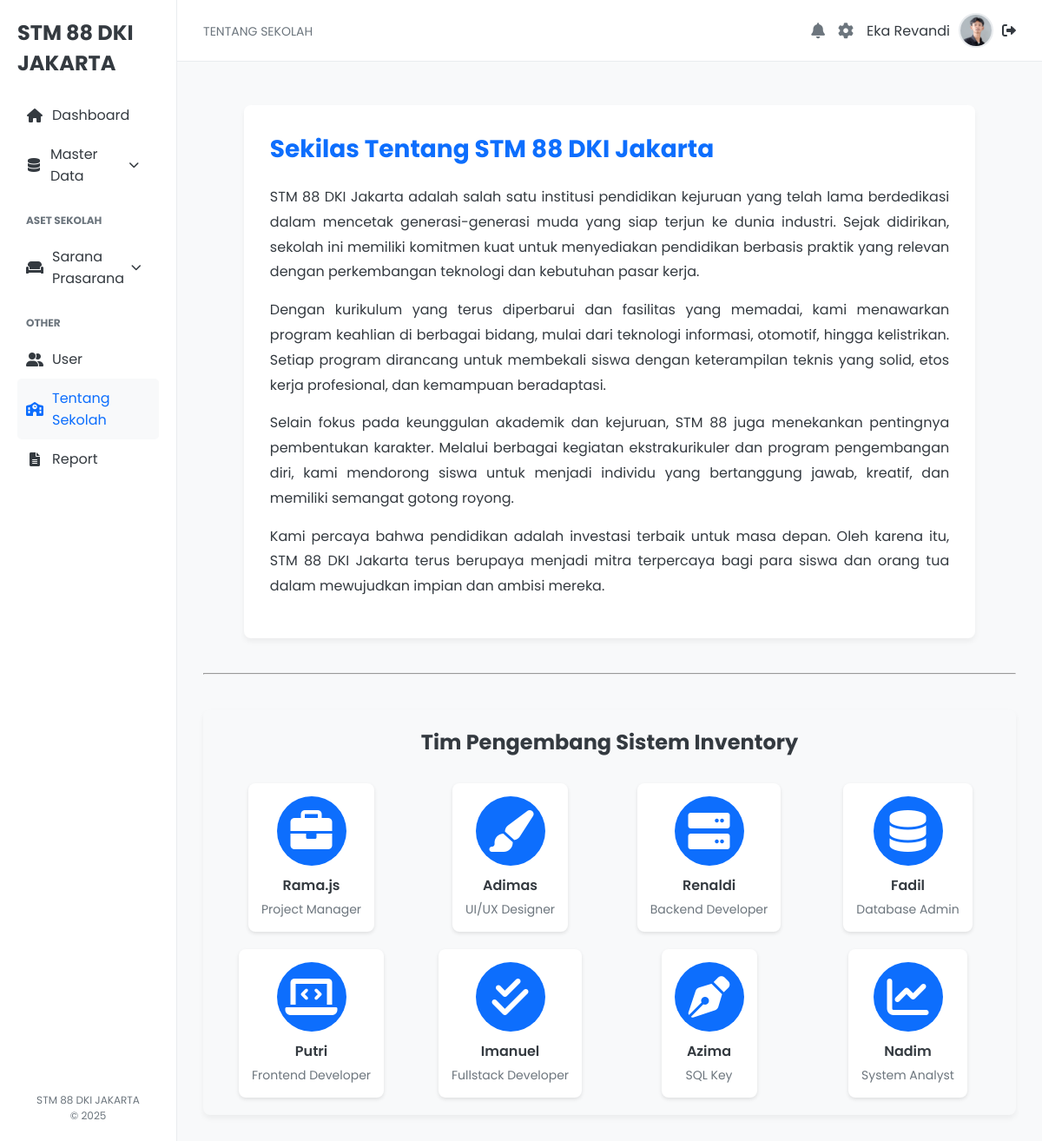
/sekolah.php (signed in), run on the app's committed database.
### tables this page shows
CREATE TABLE `user` (
  `id_user` int(10) UNSIGNED NOT NULL,
  `username` varchar(50) NOT NULL,
  `nama` varchar(100) NOT NULL,
  `password` varchar(255) NOT NULL,
  `email` varchar(100) NOT NULL,
  `no_hp` varchar(15) NOT NULL,
  `status` enum('admin','user') NOT NULL,
  `profile_pic` varchar(255) DEFAULT 'default-user.png'
);

### sekolah.php (the view, shortened to what this page needs)
<?php
include 'koneksi.php';
$username = $_SESSION['username'];
$stmt_user = $conn->prepare("SELECT nama, profile_pic FROM user WHERE username = ?");
$stmt_user->bind_param("s", $username);
$stmt_user->execute();
$result_user = $stmt_user->get_result();
$user_data = $result_user->fetch_assoc();
$team_members = [
    ['name' => 'Rama.js', 'role' => 'Project Manager', 'icon' => 'fas fa-briefcase'],
    ['name' => 'Adimas', 'role' => 'UI/UX Designer', 'icon' => 'fas fa-paint-brush'],
    ['name' => 'Renaldi', 'role' => 'Backend Developer', 'icon' => 'fas fa-server'],
    ['name' => 'Fadil', 'role' => 'Database Admin', 'icon' => 'fas fa-database'],
    ['name' => 'Putri', 'role' => 'Frontend Developer', 'icon' => 'fas fa-laptop-code'],
    ['name' => 'Imanuel', 'role' => 'Fullstack Developer', 'icon' => 'fas fa-check-double'],
    ['name' => 'Azima', 'role' => 'SQL Key', 'icon' => 'fas fa-pen-nib'],
    ['name' => 'Nadim', 'role' => 'System Analyst', 'icon' => 'fas fa-chart-line'],
];
?>
<!DOCTYPE html>
<html lang="id">
<head>
    <link rel="stylesheet" href="style/style.css">
    <link rel="stylesheet" href="https://cdnjs.cloudflare.com/ajax/libs/font-awesome/6.0.0-beta3/css/all.min.css">
</head>
<body>
    <div class="dashboard-container">
        <aside class="sidebar">
            <div class="sidebar-header">
                <div class="logo">STM 88 DKI JAKARTA</div>
            </div>
            <nav class="sidebar-nav">
                <ul class="main-menu">
                    <li class="menu-item">
                        <a href="index.php"><i class="fas fa-home"></i>Dashboard</a>
                    </li>
                    <li class="menu-item dropdown">
                        <a href="#"><i class="fas fa-database"></i>Master Data <i class="fas fa-chevron-down dropdown-arrow"></i></a>
                    </li>
                </ul>
                <h3>ASET SEKOLAH</h3>
                <ul class="main-menu">
                    <li class="menu-item dropdown">
                        <a href="#"><i class="fas fa-couch"></i>Sarana Prasarana <i class="fas fa-chevron-down dropdown-arrow"></i></a>
                    </li>
                </ul>
                <h3>OTHER</h3>
                <ul class="main-menu">
                    <li class="menu-item">
                        <a href="user.php"><i class="fas fa-user-friends"></i>User</a>
                    </li>
                    <li class="menu-item active">
                        <a href="sekolah.php"><i class="fa-solid fa-school"></i>Tentang Sekolah</a>
                    </li>
                    <li class="menu-item">
                        <a href="#"><i class="fas fa-file-alt"></i>Report</a>
                    </li>
                </ul>
            </nav>
            <div class="sidebar-footer">
                <p>STM 88 DKI JAKARTA</p>
                <p>&copy; 2025</p>
            </div>
        </aside>
        <main class="main-content">
            <header class="top-bar">
                <div class="top-bar-left">
                    <span class="breadcrumb">TENTANG SEKOLAH</span>
                </div>
                <div class="top-bar-right">
                    <a href="#" class="icon-link"><i class="fas fa-bell"></i></a>
                    <a href="profile.php" class="icon-link" title="Pengaturan Profil"><i class="fas fa-cog"></i></a>
                    <div class="user-profile">
                        <span><?php echo htmlspecialchars($user_data['nama']); ?></span>
                        <img src="assets/<?php echo htmlspecialchars($user_data['profile_pic']); ?>" alt="User Profile">
                        <a href="logout.php" title="Logout" class="logout-link"><i class="fas fa-sign-out-alt"></i></a>
                    </div>
                </div>
            </header>
            <div class="content-wrapper">
                <div class="about-container">
                    <h1 class="about-title">Sekilas Tentang STM 88 DKI Jakarta</h1>
                    <p>
                        STM 88 DKI Jakarta adalah salah satu institusi pendidikan kejuruan yang telah lama berdedikasi dalam mencetak generasi-generasi muda yang siap terjun ke dunia industri. Sejak didirikan, sekolah ini memiliki komitmen kuat untuk menyediakan pendidikan berbasis praktik yang relevan dengan perkembangan teknologi dan kebutuhan pasar kerja.
                    </p>
                    <p>
                        Dengan kurikulum yang terus diperbarui dan fasilitas yang memadai, kami menawarkan program keahlian di berbagai bidang, mulai dari teknologi informasi, otomotif, hingga kelistrikan. Setiap program dirancang untuk membekali siswa dengan keterampilan teknis yang solid, etos kerja profesional, dan kemampuan beradaptasi.
                    </p>
                    <p>
                        Selain fokus pada keunggulan akademik dan kejuruan, STM 88 juga menekankan pentingnya pembentukan karakter. Melalui berbagai kegiatan ekstrakurikuler dan program pengembangan diri, kami mendorong siswa untuk menjadi individu yang bertanggung jawab, kreatif, dan memiliki semangat gotong royong.
                    </p>
                    <p>
                        Kami percaya bahwa pendidikan adalah investasi terbaik untuk masa depan. Oleh karena itu, STM 88 DKI Jakarta terus berupaya menjadi mitra terpercaya bagi para siswa dan orang tua dalam mewujudkan impian dan ambisi mereka.
                    </p>
                </div>
                <hr style="margin: 40px 0;">
                <div class="team-development-section">
                    <h2 class="team-title">Tim Pengembang Sistem Inventory</h2>
                    <div class="team-members-grid">
                        <?php foreach ($team_members as $member): ?>
                        <div class="team-member-card">
                            <div class="team-member-icon">
                                <i class="<?= $member['icon'] ?>"></i>
                            </div>
                            <h3><?= $member['name'] ?></h3>
                            <p><?= $member['role'] ?></p>
                        </div>
                        <?php endforeach; ?>
                    </div>
                </div>
            </div>
        </main>
    </div>
</body>
</html>

### style/style.css (style rules this page uses)
:root { --primary-color: #0d6efd; --secondary-color: #6c757d; --success-color: #28a745; --warning-color: #ffc107; --danger-color: #dc3545; --info-color: #17a2b8; --dark-color: #343a40; --light-bg-color: #f8f9fa; --white-color: #fff; --gray-color: #6c757d; --border-color: #e9ecef; --sidebar-width: 250px; }
* { box-sizing: border-box; margin: 0; padding: 0; font-family: 'Poppins', sans-serif; }
body { background-color: var(--light-bg-color); color: var(--dark-color); }
a { text-decoration: none; color: inherit; }
ul { list-style: none; }
.dashboard-container { display: flex; min-height: 100vh; }
.sidebar { width: var(--sidebar-width); background-color: var(--white-color); border-right: 1px solid var(--border-color); padding: 20px; display: flex; flex-direction: column; }
.sidebar-header { display: flex; align-items: center; margin-bottom: 20px; }
.logo { font-weight: 700; font-size: 24px; color: var(--dark-color); }
.sidebar-nav h3 { text-transform: uppercase; font-size: 12px; color: var(--gray-color); margin: 20px 0 10px; padding-left: 10px; }
.main-menu .menu-item a { display: flex; align-items: center; padding: 10px; border-radius: 5px; color: var(--dark-color); transition: background-color 0.2s ease; }
.main-menu .menu-item a:hover, .main-menu .menu-item.active a { background-color: var(--light-bg-color); color: var(--primary-color); }
.main-menu .menu-item a i { margin-right: 10px; width: 20px; text-align: center; }
.dropdown-arrow { margin-left: auto; font-size: 12px; transition: transform 0.2s ease; }
.sidebar-footer { margin-top: auto; font-size: 12px; color: var(--gray-color); text-align: center; }
.main-content { flex-grow: 1; }
.top-bar { display: flex; justify-content: space-between; align-items: center; padding: 15px 30px; background-color: var(--white-color); border-bottom: 1px solid var(--border-color); }
.breadcrumb { font-size: 14px; color: var(--gray-color); }
.top-bar-right { display: flex; align-items: center; gap: 15px; }
.icon-link { font-size: 18px; color: var(--gray-color); }
.user-profile { display: flex; align-items: center; gap: 10px; }
.user-profile img { width: 40px; height: 40px; border-radius: 50%; border: 2px solid var(--border-color); }
.content-wrapper { padding: 30px; }
.team-development-section { padding: 20px; background-color: var(--light-bg-color); border-radius: 8px; box-shadow: 0 4px 6px rgba(0, 0, 0, 0.05); margin-top: 20px; }
.team-title { text-align: center; font-size: 24px; margin-bottom: 30px; color: var(--dark-color); }
.team-members-grid { display: grid; grid-template-columns: repeat(auto-fit, minmax(180px, 1fr)); gap: 20px; justify-items: center; }
.team-member-card { background-color: var(--white-color); padding: 15px; border-radius: 8px; text-align: center; box-shadow: 0 2px 4px rgba(0, 0, 0, 0.1); transition: transform 0.3s ease; }
.team-member-icon { width: 80px; height: 80px; border-radius: 50%; background-color: var(--primary-color); color: var(--white-color); display: flex; justify-content: center; align-items: center; margin: 0 auto 10px auto; font-size: 3rem; }
.team-member-card h3 { font-size: 16px; font-weight: 600; margin-bottom: 5px; }
.team-member-card p { font-size: 14px; color: var(--gray-color); }
.about-container { width: 90%; height: 80%; margin: 20px auto; padding: 30px; background-color: var(--white-color); border-radius: 8px; box-shadow: 0 4px 6px rgba(0, 0, 0, 0.05); }
.about-title { font-size: 28px; margin-bottom: 20px; color: var(--primary-color); }
.about-container p { font-size: 16px; line-height: 1.8; margin-bottom: 15px; color: var(--dark-color); text-align: justify; }

### data on the page
user: nama "Eka Revandi", profile_pic (picture)

### other printed values
$member['name'] "Rama.js"
$member['role'] "Project Manager"
$member['name'] "Adimas"
$member['role'] "UI/UX Designer"
$member['name'] "Renaldi"
$member['role'] "Backend Developer"
$member['name'] "Fadil"
$member['role'] "Database Admin"
$member['name'] "Putri"
$member['role'] "Frontend Developer"
$member['name'] "Imanuel"
$member['role'] "Fullstack Developer"
$member['name'] "Azima"
$member['role'] "SQL Key"
$member['name'] "Nadim"
